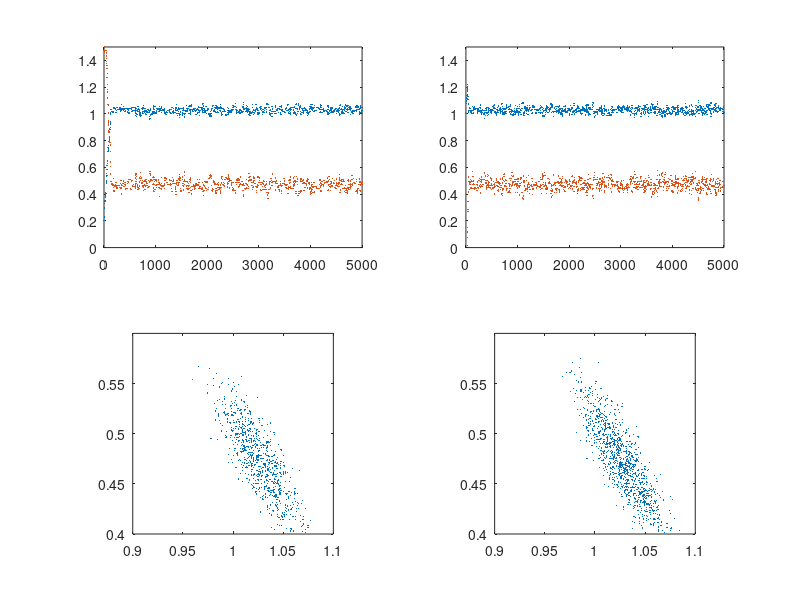

The MATLAB source for this figure:
% linreg_mcmc
% Lecture 11 demo: fit a line using MCMC and gradient-free optimisation

%% generate the data
rng('default'); rng(12);
dt=0.01; t=(0:dt:1)'; sd=0.1;
x=1+0.5*t;                   % true signal, theta=[1;0.5]
y=x+sd*randn(size(x));       % generate the noisy data

%% compute parameters of exact Gaussian posterior
m0=[0;0]; P0=eye(2);   % prior mean and covariance
H =[ones(size(t)) t]; R=sd^2*eye(length(t));
disp('Exact solution')
PT=inv(inv(P0) + H'/R*H)
mT=PT*(H'*(R\y)+P0\m0)

%% Gradient-free optimisation
logmvnpdf=@(x,m,P) -0.5*(x-m)'/P*(x-m)-trace(log(chol(2*pi*P)));
phiT=@(th) -logmvnpdf(y,H*th,R)-logmvnpdf(th,m0,P0);
theta_MAP=fminsearch(phiT,[0;0]);


%% Metropolis algorithm
N=5000; 
Sigma=eye(2)*0.002; 
Nburnin=500;
theta=zeros(2,N);
accept_count=0;
theta_prev=mvnrnd(m0,P0)';
phi_prev=phiT(theta_prev);
for i=1:N
    theta_prop=mvnrnd(theta_prev,Sigma)';
    phi_prop=phiT(theta_prop);
    alpha=min(1,exp(phi_prev-phi_prop));
    if alpha>=rand
        accept_count=accept_count+1;
        theta(:,i)=theta_prop;
        theta_prev=theta_prop;
        phi_prev=phi_prop;
    else
        theta(:,i)=theta_prev;
    end
end
disp('Random-walk Metropolis')
mMCMC=mean(theta(:,Nburnin:end),2)
Pmcmc=cov(theta(:,Nburnin:end)')
accept_rate=accept_count/N

figure(1)
subplot(221)
plot(1:N,theta,'.','markersize',1)
axis([0 N 0 1.5])

subplot(223)
plot(theta(1,:),theta(2,:),'.','markersize',1)
axis([.9 1.1 0.4 0.6]), axis square

%% Robust Adaptive Metropolis algorithm
gamma=0.9; 
alpha_target=0.234;
theta=zeros(2,N);
accept_count=0;
theta_prev=mvnrnd(m0,P0)';
phi_prev=phiT(theta_prev);
S=chol(Sigma,'lower');
for i=1:N
    r=randn(size(m0));
    theta_prop=theta_prev+S*r;
    phi_prop=phiT(theta_prop);
    alpha=min(1,exp(phi_prev-phi_prop));
    if alpha>=rand
        accept_count=accept_count+1;
        theta(:,i)=theta_prop;
        theta_prev=theta_prop;
        phi_prev=phi_prop;
    else
        theta(:,i)=theta_prev;
    end
    if i>Nburnin
        eta=1/(i-Nburnin)^gamma;
        u=r/norm(r);
        SS=S*(eye(size(S))+eta*(alpha-alpha_target)*(u*u'))*S';
        S=chol(SS,'lower');
    end
end
disp('Robust Adaptive Random-walk Metropolis')
mMCMC=mean(theta(:,Nburnin:end),2)
Pmcmc=cov(theta(:,Nburnin:end)')
accept_rate=accept_count/N
subplot(222)
plot(1:N,theta,'.','markersize',1)
axis([0 N 0 1.5])
subplot(224)
plot(theta(1,:),theta(2,:),'.','markersize',1)
axis([.9 1.1 0.4 0.6]), axis square